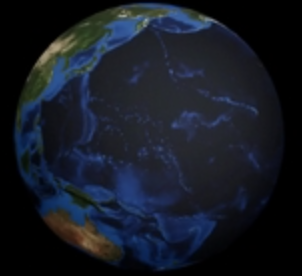
#> input picture test/earth_from_dataset_cropped.png, 302 x 276 px; the run also reads 1 picture not shown here
$ python knn.py --dataset test
#> lines starting #> are read from the running program, lines starting #| are printed output that depends on the picture
import numpy as np
import cv2
import os

from sklearn.neighbors import KNeighborsClassifier
from sklearn.preprocessing import LabelEncoder
from sklearn.model_selection import train_test_split
from sklearn.metrics import classification_report
from imutils import paths
import argparse

class SimplePreprocessor:
	def __init__(self, width, height, inter=cv2.INTER_AREA):
		# store the target image width, height, and interpolation
		# method used when resizing
		self.width = width
		self.height = height
		self.inter = inter
	def preprocess(self, image):
		# resize the image to a fixed size, ignoring the aspect
		# ratio
		return cv2.resize(image, (self.width, self.height),
			interpolation=self.inter)


class SimpleDatasetLoader:
    def __init__(self, preprocessors=None):
        # store the image preprocessor
        self.preprocessors = preprocessors
    	# if the preprocessors are None, initialize them as an
        # empty list
        if self.preprocessors is None:
            self.preprocessors = []

    def load(self, imagePaths, verbose=-1):
        # initialize the list of features and labels
#> called with verbose = 100
        data = []
        labels = []
        # loop over the input images
        for (i, imagePath) in enumerate(imagePaths):
        	# load the image and extract the class label assuming
        	# that our path has the following format:
        	# /path/to/dataset/{class}/{image}.jpg
            image = cv2.imread(imagePath)
#> image is the input picture: shape (276, 302, 3); mean B, G, R 37, 26.6, 21.7
            label = imagePath.split(os.path.sep)[-2]
            #cv2.imshow(f'{label}', image)
            #cv2.waitKey(0)

            # check to see if our preprocessors are not None
            if self.preprocessors is not None:
                # loop over the preprocessors and apply each to
                # the image
                for p in self.preprocessors:
                    image = p.preprocess(image)
#> this loop made 1 pass
#> pass 1, in load, `image = p.preprocess(image)`:
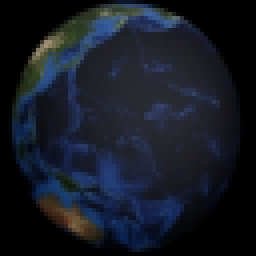
#> image: shape (64, 64, 3) (shown 4 times larger); mean B, G, R 37, 26.5, 21.7
            # treat our processed image as a "feature vector"
            # by updating the data list followed by the labels
            data.append(image)
            labels.append(label)
            # show an update every `verbose` images
            if verbose > 0 and i > 0 and (i + 1) % verbose == 0:
                print("[INFO] processed {}/{}".format(i + 1, len(imagePaths)))
#> pass 2 of the loop in load, `for (i, imagePath) in enumerate(imagePaths):`:
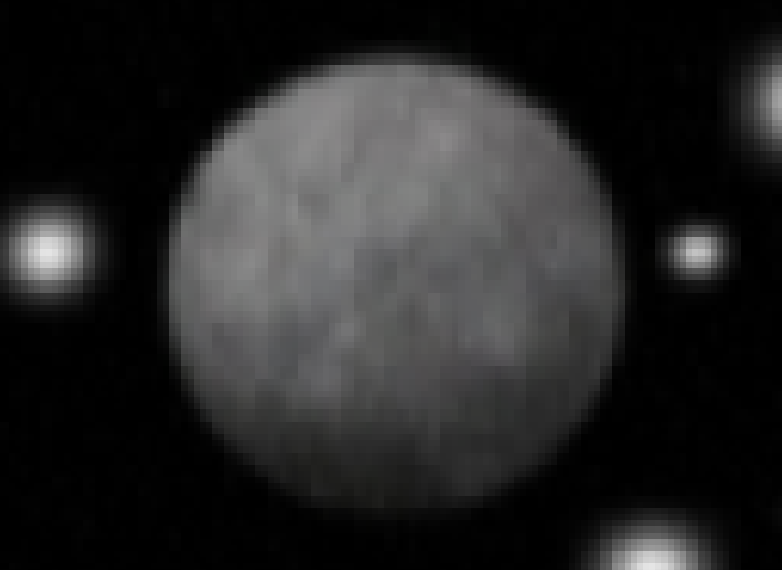
#> input picture test/moon_cropped.png, 782 x 570 px
#> in load, image is the input picture: shape (570, 782, 3); mean B, G, R 38.6, 38.5, 38.6
#> the loop in load, `for p in self.preprocessors:` made 1 pass
#> pass 1, in load, `image = p.preprocess(image)`:
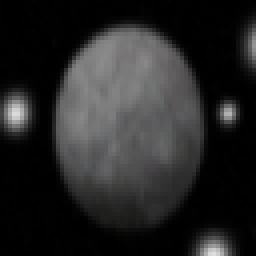
#> image: shape (64, 64, 3) (shown 4 times larger); mean B, G, R 38.6, 38.5, 38.6
        # return a tuple of the data and labels
        return (np.array(data), np.array(labels))


def main():
    print("Hello World!")
    # construct the argument parse and parse the arguments
    ap = argparse.ArgumentParser()
    ap.add_argument("-d", "--dataset", required=True,
        help="path to input dataset")
    ap.add_argument("-k", "--neighbors", type=int, default=1,
        help="# of nearest neighbors for classification")
    ap.add_argument("-j", "--jobs", type=int, default=-1,
        help="# of jobs for k-NN distance (-1 uses all available cores)")
    args = vars(ap.parse_args())

    # grab the list of images that we'll be describing
    print("[INFO] loading images...")
    imagePaths = list(paths.list_images(args["dataset"]))
    # initialize the image preprocessor, load the dataset from disk,
    # and reshape the data matrix
    #sp = SimplePreprocessor(32, 32)
    sp = SimplePreprocessor(64, 64)
    sdl = SimpleDatasetLoader(preprocessors=[sp])
    (data, labels) = sdl.load(imagePaths, verbose=100)
    #data = data.reshape((data.shape[0], 3072))
    data = data.reshape((data.shape[0], 12288))
    # show some information on memory consumption of the images
    print("[INFO] features matrix: {:.1f}MB".format(
        data.nbytes / (1024 * 1024.0)))
#| [INFO] features matrix: 0.0MB

    # encode the labels as integers
    le = LabelEncoder()
    labels = le.fit_transform(labels)
#> labels = [0, 0]
    # partition the data into training and testing splits using 75% of
    # the data for training and the remaining 25% for testing
    (trainX, testX, trainY, testY) = train_test_split(data, labels,
        test_size=0.25, random_state=42)
#> trainY = [0]; testY = [0]

    # train and evaluate a k-NN classifier on the raw pixel intensities
    print("[INFO] evaluating k-NN classifier...")
    model = KNeighborsClassifier(n_neighbors=args["neighbors"],
        n_jobs=args["jobs"])
    model.fit(trainX, trainY)

    print(classification_report(testY, model.predict(testX), target_names=le.classes_))
#|               precision    recall  f1-score   support
#|         test       1.00      1.00      1.00         1
#|     accuracy                           1.00         1
#|    macro avg       1.00      1.00      1.00         1
#| weighted avg       1.00      1.00      1.00         1

    ## test area
    # Load the new image
    earth_image_path = "./test/earth_from_dataset_cropped.png"
    earth_image = cv2.imread(earth_image_path)

    # Preprocess the new image
    sp = SimplePreprocessor(64, 64)
    preprocessed_image = sp.preprocess(earth_image)
    preprocessed_image = preprocessed_image.reshape(1, -1)  # Reshape for prediction

    # Predict the class label
    predicted_label = model.predict(preprocessed_image)
#> predicted_label = [0]

    # Decode the label (if labels were encoded during training)
    predicted_label = le.inverse_transform(predicted_label)

    print("Predicted label:", predicted_label)
#| Predicted label: ['test']

    ## test area
    # Load the new image
    moon_image_path = "./test/moon_cropped.png"
    moon_image = cv2.imread(moon_image_path)

    # Preprocess the new image
    sp = SimplePreprocessor(64, 64)
    preprocessed_image = sp.preprocess(moon_image)
    preprocessed_image = preprocessed_image.reshape(1, -1)  # Reshape for prediction

    # Predict the class label
    predicted_label = model.predict(preprocessed_image)

    # Decode the label (if labels were encoded during training)
    predicted_label = le.inverse_transform(predicted_label)

    print("Predicted label:", predicted_label)
#| Predicted label: ['test']

if __name__ == "__main__":
    main()
